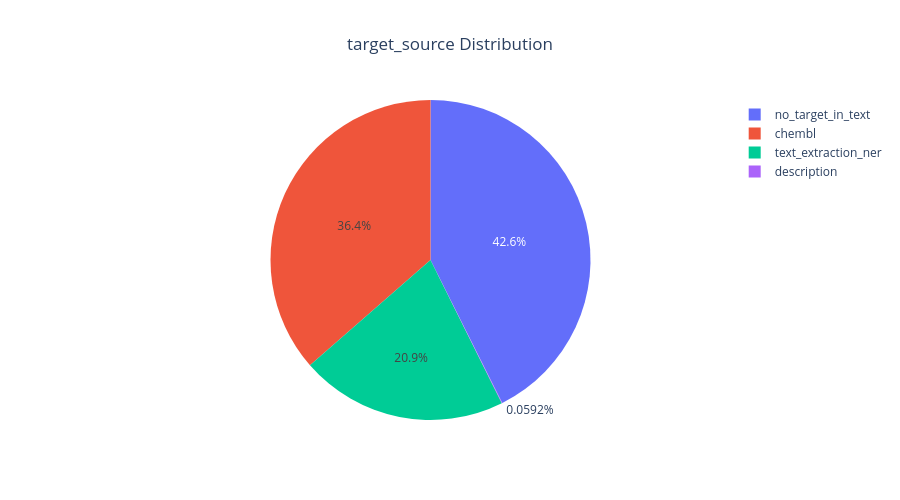

Source (notebook cell):
### Markdown cell above
## **Target source distribution**
**Sources:**

* **text_extraction_dictionary:** target filled via the Aho-Corasick gazetteer match against known vocabulary.
* **text_extraction_ner:** target filled via the NER model's entity extraction.
* **unresolved:** no target could be assigned by any method; field left null/tagged as such.

### Code cell
pie_chart(output,'target_source')

### Figure 1 — Plotly figure (JSON) as saved in the notebook; plotly's stock layout.template omitted (floating-point values rounded to 4 significant figures)
{"data": [{"domain": {"x": [0, 1], "y": [0, 1]}, "hovertemplate": "target_source: %{label}<br>Count: %{value}<br>Percentage: %{percent}<extra></extra>", "labels": ["no_target_in_text", "chembl", "text_extraction_ner", "description"], "legendgroup": "", "name": "", "showlegend": true, "textinfo": "percent", "type": "pie", "values": [184112, 157449, 90458, 256]}], "layout": {"height": 500, "legend": {"tracegroupgap": 0}, "title": {"text": "target_source Distribution", "x": 0.5}}}
